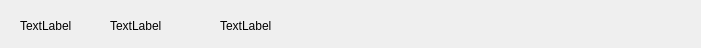
<?xml version="1.0" encoding="UTF-8"?>
<ui version="4.0">
 <class>TestInfoListHeader</class>
 <widget class="QWidget" name="TestInfoListHeader">
  <property name="geometry">
   <rect>
    <x>0</x>
    <y>0</y>
    <width>701</width>
    <height>48</height>
   </rect>
  </property>
  <property name="windowTitle">
   <string>TestInfoListHeader</string>
  </property>
  <widget class="QLabel" name="label">
   <property name="geometry">
    <rect>
     <x>20</x>
     <y>20</y>
     <width>54</width>
     <height>12</height>
    </rect>
   </property>
   <property name="text">
    <string>TextLabel</string>
   </property>
  </widget>
  <widget class="QLabel" name="label_2">
   <property name="geometry">
    <rect>
     <x>110</x>
     <y>20</y>
     <width>54</width>
     <height>12</height>
    </rect>
   </property>
   <property name="text">
    <string>TextLabel</string>
   </property>
  </widget>
  <widget class="QLabel" name="label_3">
   <property name="geometry">
    <rect>
     <x>220</x>
     <y>20</y>
     <width>54</width>
     <height>12</height>
    </rect>
   </property>
   <property name="text">
    <string>TextLabel</string>
   </property>
  </widget>
 </widget>
 <layoutdefault spacing="6" margin="11"/>
 <resources/>
 <connections/>
</ui>
